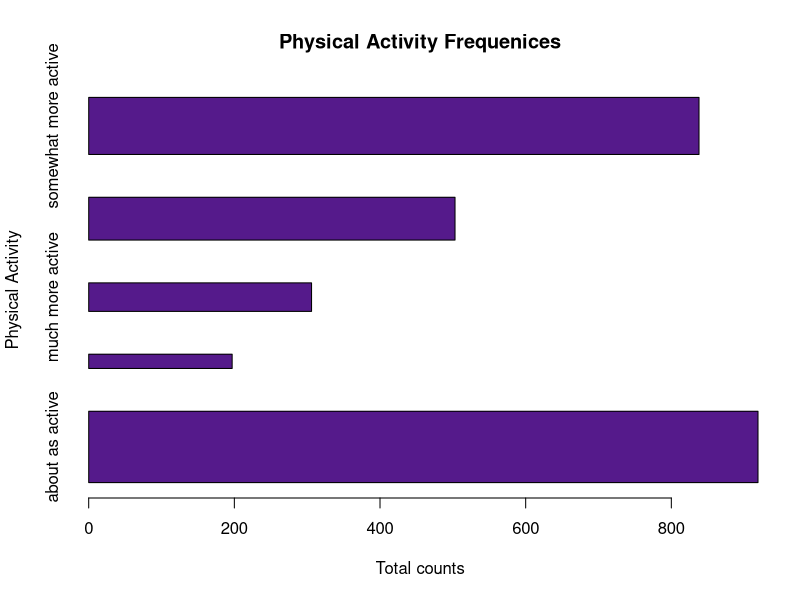
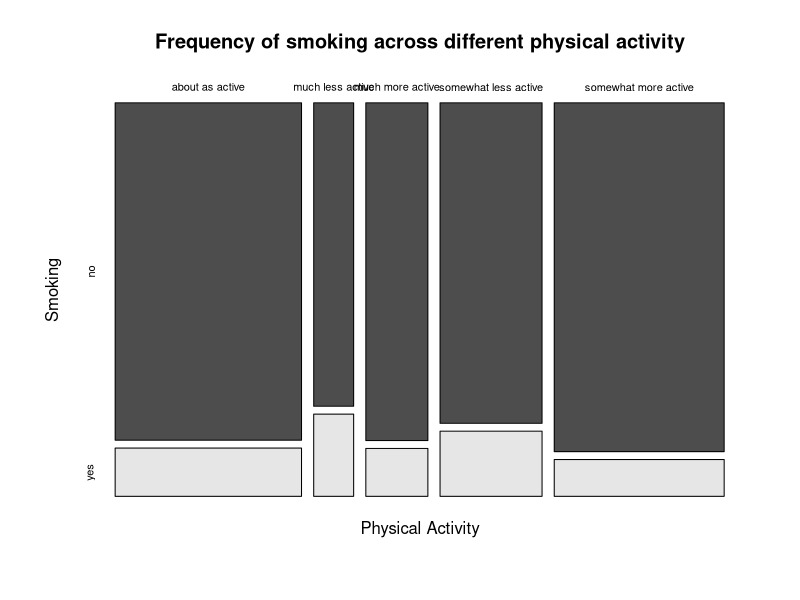
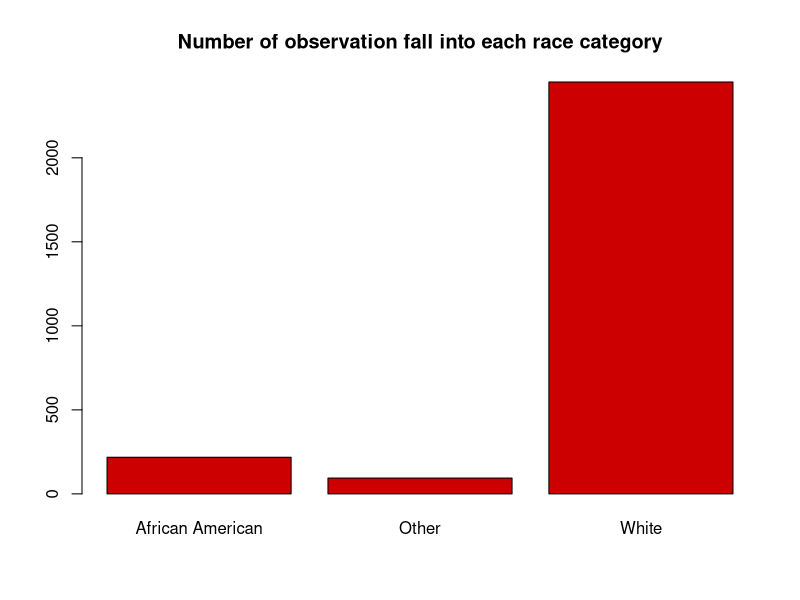
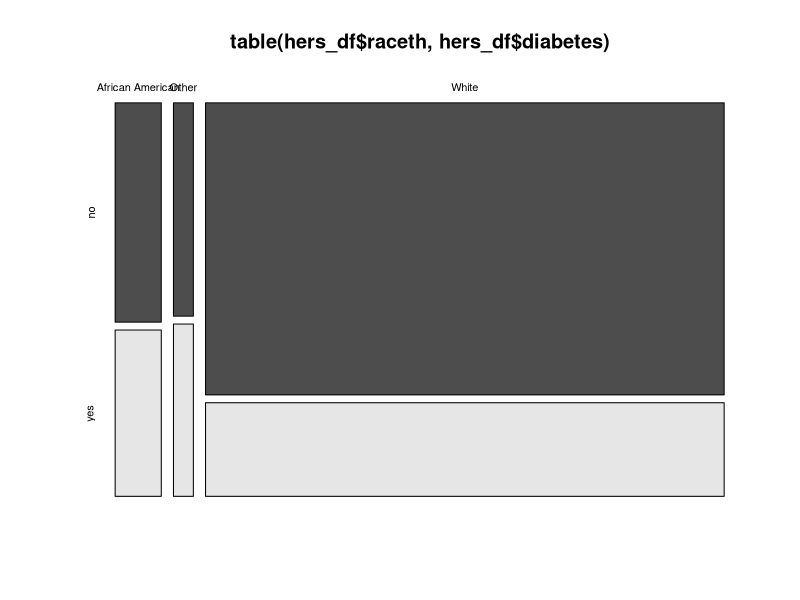
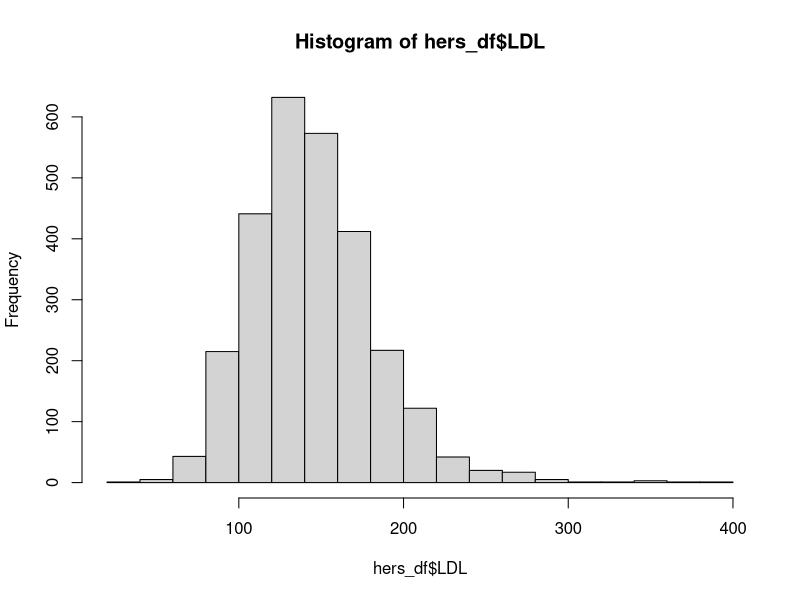
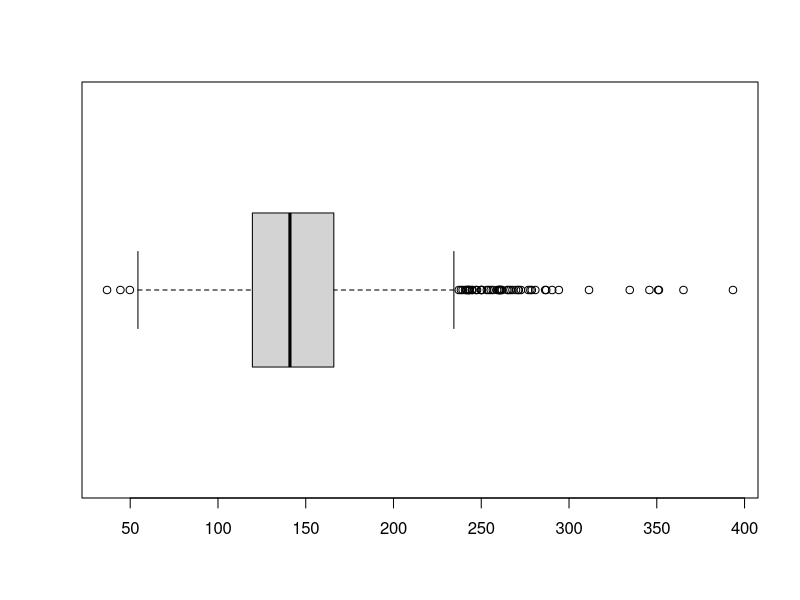
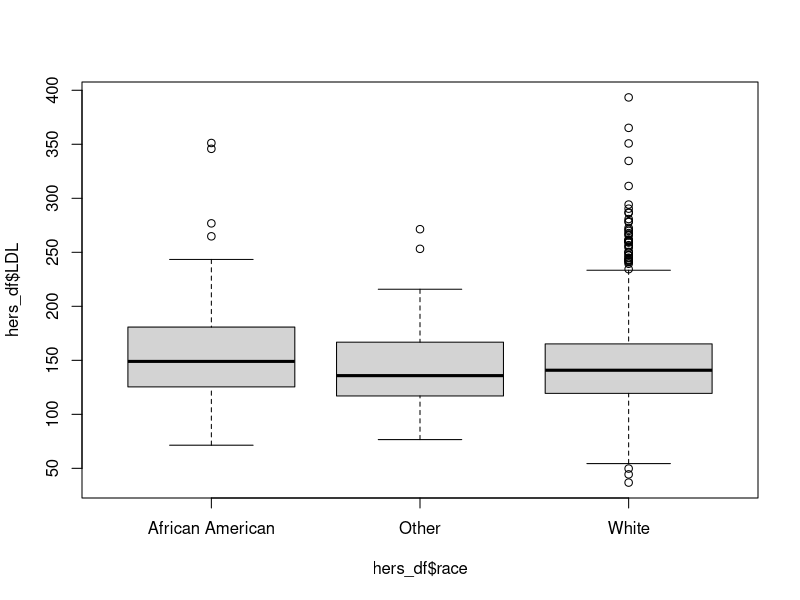
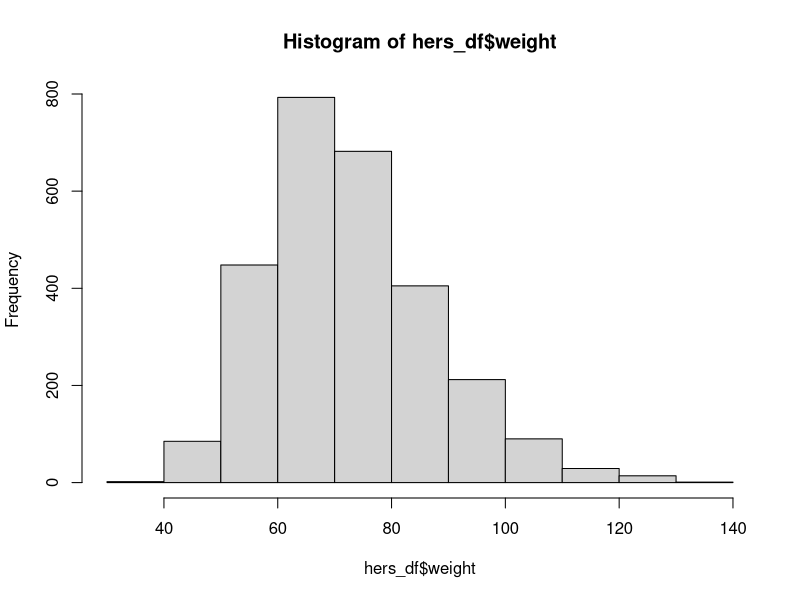

Reproduce these figures in R, in order. (Note: this script raises an error after producing the figures.)
# HER DATA
#check working directory 
getwd()

#set working directory
setwd("/Users/nithishasathishkumar/Desktop/R/Classwork")

hers_df <- read.csv("hersdata.csv")

#Categorical data visualization
#Bar plot
barplot(table(hers_df$physact), #total counts
          main = "Physical Activity Frequenices", # title of the graph
          ylab = "Physical Activity", # added label in y axis
          xlab = "Total counts", # added label in x axis
          width = c(50, 10, 20, 30, 40), # width of each bar charts based on the location
          space = 1, #space is added in between bar
          horiz = TRUE, # bar are in sleeping order
          col = "purple4" # color of the bar changes to purple
        ) 

#Mosaic plot
mosaicplot(table(hers_df$physact, hers_df$smoking),
             main = "Frequency of smoking across different physical activity",
             xlab = "Physical Activity",
             ylab = "Smoking", 
             color = TRUE, #added color to the larger to the block of the bar
           # width bar tell you the number of observation
           )

#TEST OUR SKILLS
#barplot
barplot(table(hers_df$raceth),
        main = "Number of observation fall into each race category",
        col = "red3"
        )

#mosacic plot
mosaicplot(table(hers_df$raceth, hers_df$diabetes),
           color = TRUE
           )

#Numerical data visualization
#Histogram
hist(hers_df$LDL)
#center : 130
#range 30 to 350
#outliner to the left so skew to the left side

summary(hers_df$LDL)
boxplot(hers_df$LDL, horizontal = TRUE)
#min = 36.8
# median = 141.0
# First quartiles = 119.6 
# Third quartiles = 166
# max = from the box end line

boxplot(hers_df$LDL ~ hers_df$race)

#TEST OUR SKILLS
#Histogram
hist(hers_df$weight)

#boxplot
boxplot(hers_df$weight)

#Scatter plots
plot(hers_df$weight, herdata$BMI,
     main="BMI vs Weight",
     xlab = "Weight",
     ylab = "BMI"
     )
